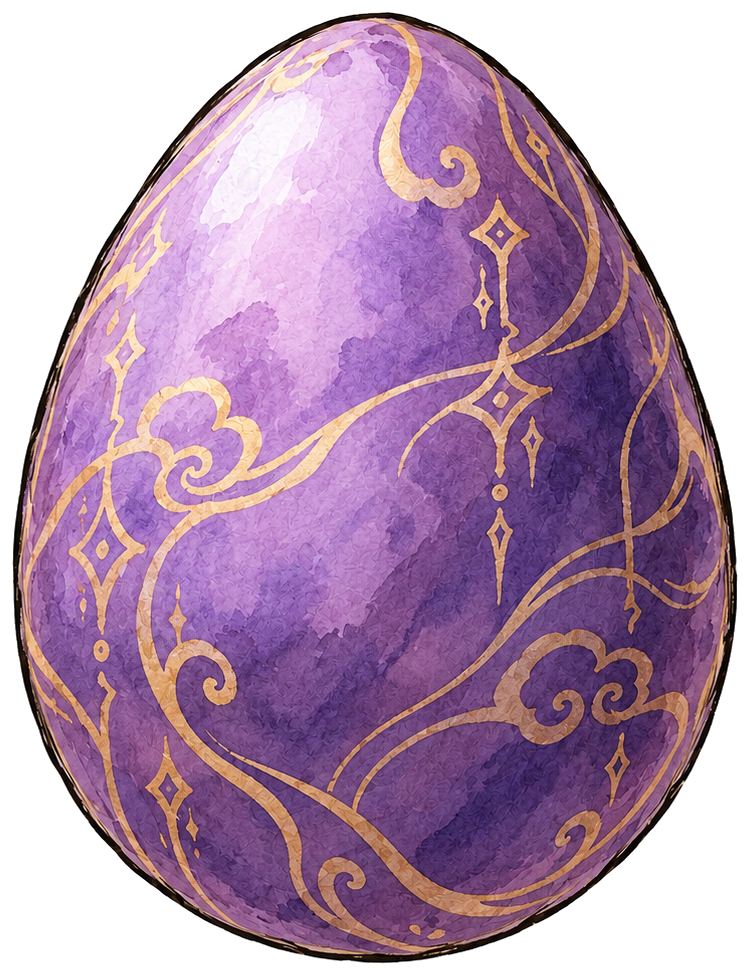
#> input picture nantianmen-art/clean/egg-epic__idle.png, 750 x 976 px
$ python -i matchblue.py   (imports and definitions only)
#> lines starting #> are read from the running program, lines starting #| are printed output that depends on the picture
# Make the attack image's blue cloth match the idle image's (saturation and brightness of blue pixels).
import sys, numpy as np
from PIL import Image
# [1 line that did not run here, left out]
def hsv(p):
#> called with p = 'egg-epic__idle.png'
    im = Image.open(p).convert('RGBA'); a = np.asarray(im)[..., 3]
#> in hsv, im is the input picture: PIL image 750x976 RGBA; mean R, G, B, A 180.5, 149.4, 177.8, 182.4
#> after `a = np.asarray(im)[..., 3]`:
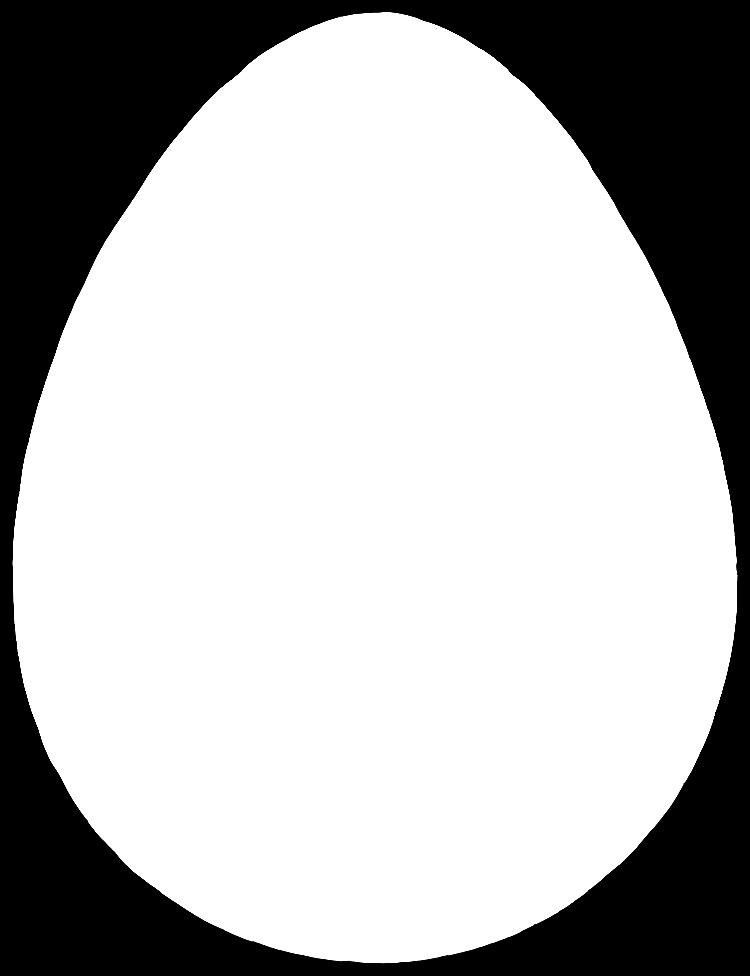
#> a: shape (976, 750); min 0, max 255, mean 182.4
    h = np.asarray(im.convert('RGB').convert('HSV')).astype(np.float32); return im, h, a
#> after `h = np.asarray(im.convert('RGB').convert('HSV')).astype(np.float32)`:
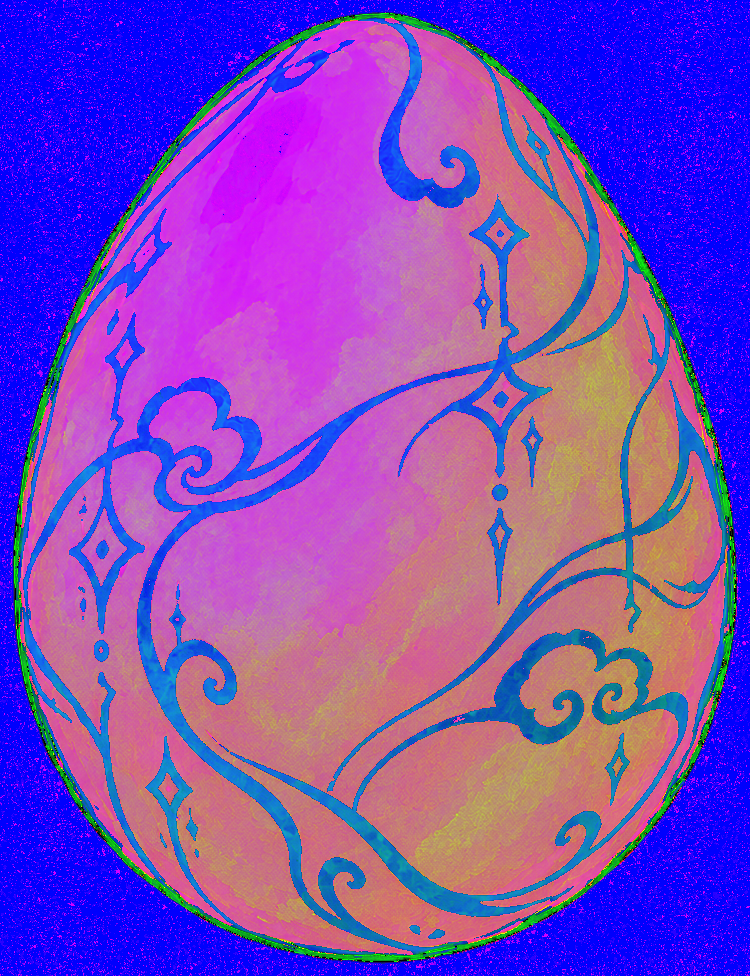
#> h: shape (976, 750, 3) float32; mean R, G, B 125, 72.9, 189
# [1 line that did not run here, left out]
def blue(h, a): return (a > 200) & (h[..., 0] > 130) & (h[..., 0] < 175) & (h[..., 1] > 40)
# [1 line that did not run here, left out]
# [1 line that did not run here, left out]
# [1 line not run here, left out]
# [1 line that did not run here, left out]
# [1 line that did not run here, left out]
# [1 line that did not run here, left out]
# [1 line that did not run here, left out]

>>> result = hsv('egg-epic__idle.png')

$ run again, on nantianmen-art/clean/baize__idle.png
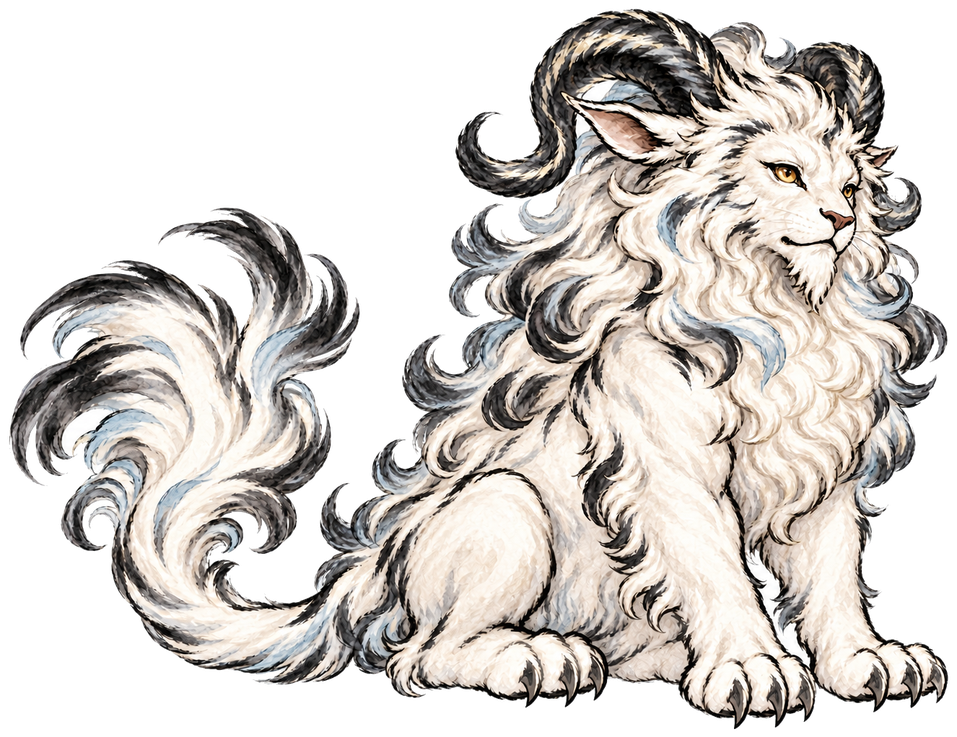
#> input picture nantianmen-art/clean/baize__idle.png, 957 x 737 px, shrunk from 1326 x 1022 before the run
#> in hsv, im is the input picture: PIL image 957x737 RGBA; mean R, G, B, A 107.3, 102.8, 98.7, 146.9
#> in hsv, `a = np.asarray(im)[..., 3]`:
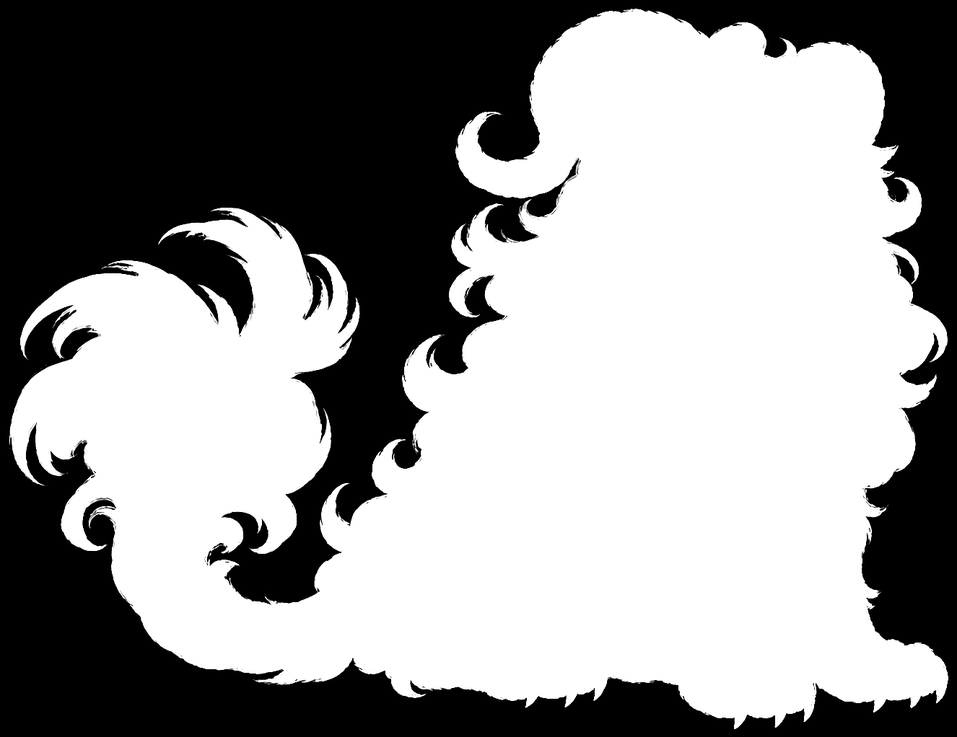
#> a: shape (737, 957); min 0, max 255, mean 146.9
#> in hsv, `h = np.asarray(im.convert('RGB').convert('HSV')).astype(np.float32)`:
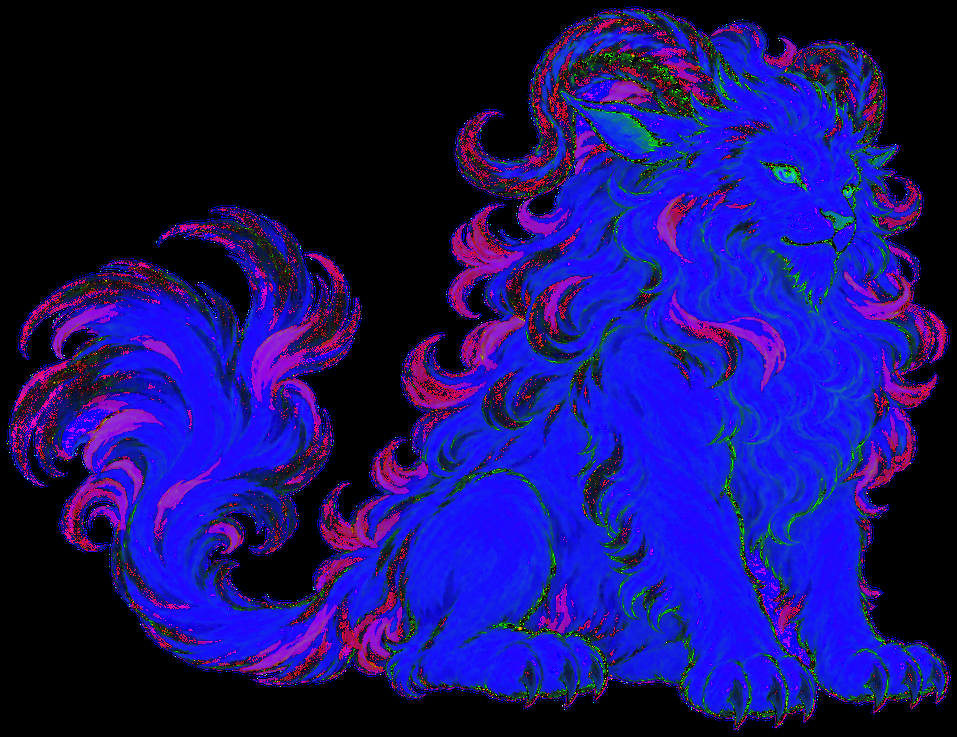
#> h: shape (737, 957, 3) float32; mean R, G, B 23.6, 15.7, 107.9

$ run again, on nantianmen-art/clean/bg-bamboo__far.png
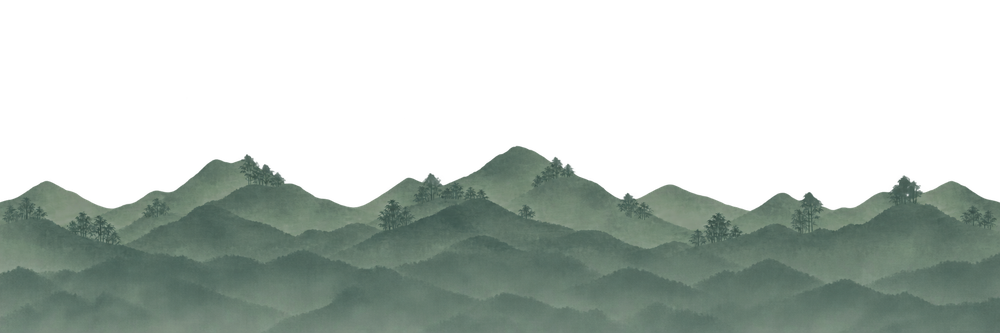
#> input picture nantianmen-art/clean/bg-bamboo__far.png, 1000 x 333 px, shrunk from 2172 x 724 before the run
#> in hsv, im is the input picture: PIL image 1000x333 RGBA; mean R, G, B, A 44, 53.4, 47.6, 110.7
#> in hsv, `a = np.asarray(im)[..., 3]`:
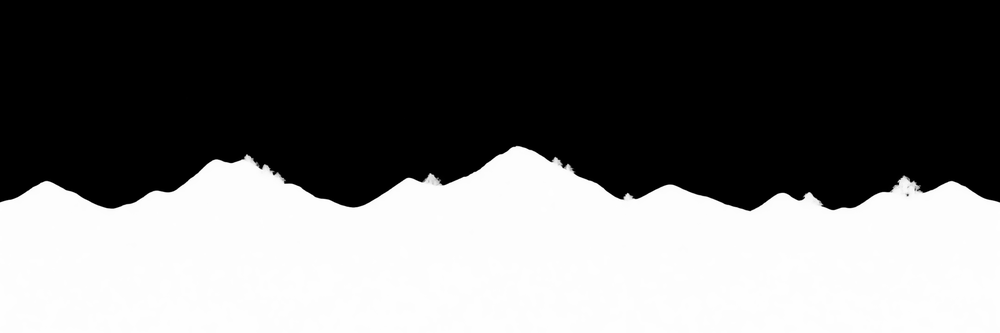
#> a: shape (333, 1000); min 0, max 255, mean 110.7
#> in hsv, `h = np.asarray(im.convert('RGB').convert('HSV')).astype(np.float32)`:
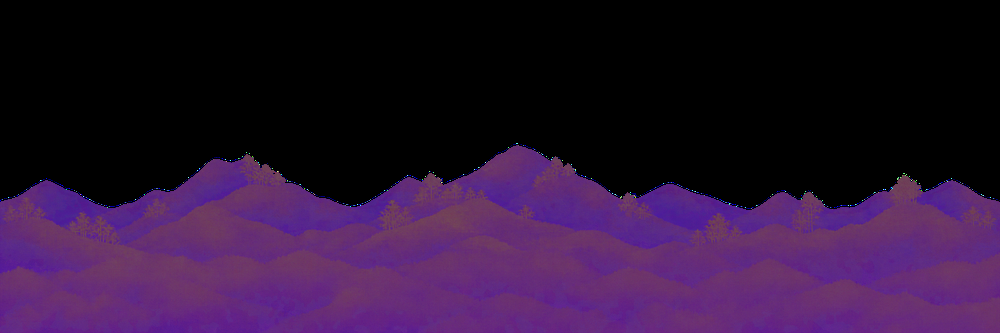
#> h: shape (333, 1000, 3) float32; mean R, G, B 44.3, 20, 53.4
